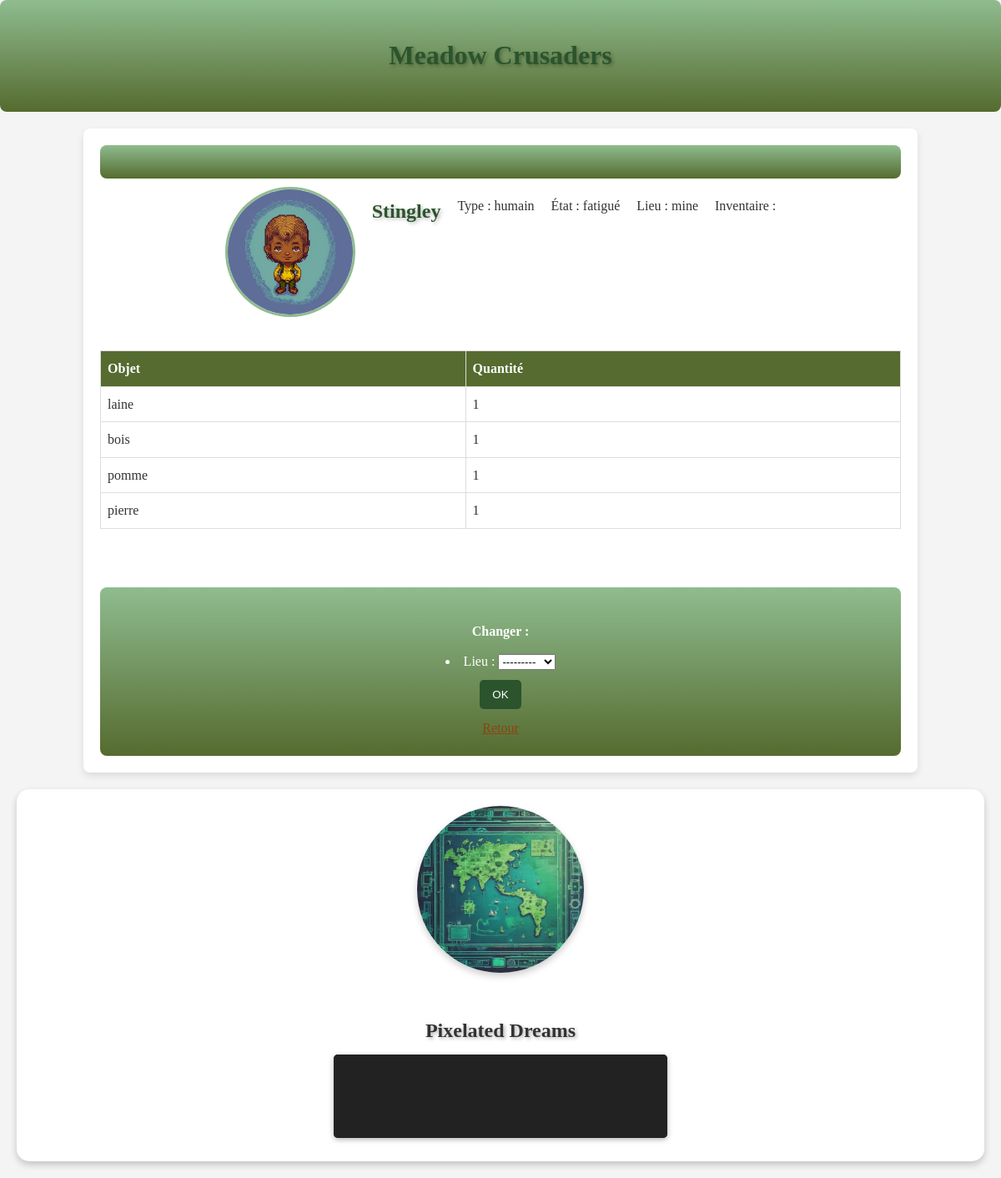
The app's page /chara/Stingley/ with its own data.
### play/models.py (models this page shows, shortened)
class Character(models.Model):
    nom = models.CharField(max_length=100 , primary_key= True)
    etat = models.CharField(max_length=20)
    type = models.CharField(max_length=20 )
    photo = models.CharField(max_length=200)
    lieu = models.ForeignKey(Equipement, on_delete=models.SET_NULL, null=True)
    inventaire = models.JSONField(default=list)

class Equipement(models.Model):
    id = models.CharField(max_length=100 , primary_key= True)
    disponibilite = models.CharField(max_length=20)
    capacite = models.IntegerField()
    photo = models.CharField(max_length=200)
    def __str__(self):
        return self.id

### play/views.py (the view)
# urls.py: path('chara/<str:nom>/', views.chara_detail, name='chara_detail'),
def chara_detail(request,nom):
    chara = get_object_or_404(Character, nom = nom)
    ancien_lieu = chara.lieu
    charas_in_lieu = Character.objects.filter(lieu = ancien_lieu)
    if request.method == "POST":
        form = MoveForm(request.POST, instance=chara)
        if form.is_valid():
            form.save(commit="False")
            nouveau_lieu = get_object_or_404(Equipement, id=chara.lieu.id)
            if nouveau_lieu == ancien_lieu and (chara.etat != "affamé" and chara.lieu != "base"):
                message = f"{chara.nom} est déjà dans ce lieu"
                return render(request, 'play/chara_detail.html', {'chara': chara, 'lieu': chara.lieu, 'form': form, 'message': message, 'charas_in_lieu': charas_in_lieu})
            print("nouveau_lieu : ", nouveau_lieu)
            if nouveau_lieu.disponibilite == "libre":
                print("Le nouveau lieu est bien libre")
                nbr = Character.objects.filter(lieu=nouveau_lieu).count()
                if nouveau_lieu.id == "champs" and chara.etat != "repu":
                    print(" ne peut pas aller travailler la terre dans cet état de fatigu")
                    message = f"{chara.nom} ne peut pas aller travailler la terre dans cet état "
                    return render(request, 'play/chara_detail.html', {'chara': chara, 'lieu': chara.lieu, 'form': form, 'message': message, 'charas_in_lieu': charas_in_lieu})
                if nouveau_lieu.id == "mine" and chara.etat != "repu":
                    print(" ne peut pas aller travailler dans la mine dans cet état de fatigu")
                    message = f"{chara.nom} ne peut pas aller travailler dans la mine dans cet état "
                    return render(request, 'play/chara_detail.html', {'chara': chara, 'lieu': chara.lieu, 'form': form, 'message': message, 'charas_in_lieu': charas_in_lieu})
                if nouveau_lieu.id == "foret" and chara.etat == "fatigué":
                    print(" ne peut pas aller se balader en foret")
                    message = f"{chara.nom} ne peut pas se balader en forêt dans cet état de fatigue"
                    return render(request, 'play/chara_detail.html', {'chara': chara, 'lieu': chara.lieu, 'form': form, 'message': message, 'charas_in_lieu': charas_in_lieu})
                if nbr >= nouveau_lieu.capacite : # On regarde si le lieu est rempli (en comptant le nouveau personnage)
                    print("on est dans le if")
                    nouveau_lieu.disponibilite = "occupé"
                nouveau_lieu.save()
                ancien_lieu.disponibilite = "libre"
                ancien_lieu.save()
                print("nouveau_lieu : " + nouveau_lieu.id)
                if nouveau_lieu.id == "champs" and chara.etat == "repu":
                        chara.etat = "fatigué"
                        n = random.randint(0,3)
                        controle = 0
                        if n == 0 : # ajout de la patate douce
                            for objet in chara.inventaire :
                                if objet[0] == "patate douce" :
                                    objet[1] += 1
                                    controle = 1
                                    break
                            if controle == 0 :
                                chara.inventaire.append(["patate douce" , 1])
                            message =f"{chara.nom} vient de déterrer une patate douce"
                        controle = 0
                        if n == 1 : # ajout de la carotte
                            for objet in chara.inventaire :
                                if objet[0] == "carotte" :
                                    objet[1] += 1
                                    controle = 1
                                    break
                            if controle == 0 :
                                chara.inventaire.append(["carotte" , 1])
                            message = f"{chara.nom} vient de déterrer une carotte"
                        controle = 0
                        if n == 2 : # ajout du navet
                            for objet in chara.inventaire :
                                if objet[0] == "navet" :
                                    objet[1] += 1
                                    controle = 1
                                    break
                            if controle == 0 :
                                chara.inventaire.append(["navet" , 1])
                            message = f"{chara.nom} vient de déterrer un navet"
                        controle = 0
                        if n == 3 : # ajout de l'igname
                            for objet in chara.inventaire :
                                if objet[0] == "igname" :
                                    objet[1] += 1
                                    controle = 1
                                    break
                            if controle == 0 :
                                chara.inventaire.append(["igname" , 1])
                            message = f"{chara.nom} vient de déterrer un igname"
                        chara.save()
                elif nouveau_lieu.id == "mine" and chara.etat == "repu":
                    chara.etat = "fatigué"
                    n = random.randint(0,100)
                    controle = 0
                    if 0 <= n <60 : # ajout de la pierre
                        for objet in chara.inventaire :
                            if objet[0] == "pierre" :
                                objet[1] += 1
                                controle = 1
                                break
                        if controle == 0 :
                            chara.inventaire.append(["pierre" , 1])
                        message = f"{chara.nom} a miné de la pierre !"
                    controle = 0
                    if 60 <= n <80 : # ajout du charbon
                        for objet in chara.inventaire :
                            if objet[0] == "charbon" :
                                objet[1] += 1
                                controle = 1
                                break
                        if controle == 0 :
                            chara.inventaire.append(["charbon" , 1])
                        message = f"{chara.nom} a miné de du charbon !"
                    controle = 0
                    if  80 <= n <95 : # ajout de fer
                        for objet in chara.inventaire :
                            if objet[0] == "fer" :
                                objet[1] += 1
                                controle = 1
                                break
                        if controle == 0 :
                            chara.inventaire.append(["fer" , 1])
                        message = f"{chara.nom} a miné du fer !!"
                    controle = 0
                    if  95 <= n <100 : # ajout d' or
                        for objet in chara.inventaire :
                            if objet[0] == "or" :
                                objet[1] += 1
                                controle = 1
                                break
                        if controle == 0 :
                            chara.inventaire.append(["or" , 1])
                        message = f"{chara.nom} a miné de l'or !!!!!!!!!"
                    chara.save()
                elif nouveau_lieu.id == "base" and chara.etat == "fatigué":
                    chara.etat = "affamé"
                    message = f"{chara.nom} s'est bien reposé(e) dans la base"
                    chara.save()
                elif nouveau_lieu.id == "base" and chara.etat == "affamé":
                    controle1 = 0
                    for objet in chara.inventaire :
                        if objet[0] == "patate douce" or  objet[0] == "pomme" or objet[0] == "navet" or objet[0] == "carotte" or objet[0] == "igname" or  objet[0] == "champignon" or objet[0] == "baie" :
                            objet[1] = objet[1] - 1
                            if objet[1] == 0:
                                chara.inventaire.remove(objet)
                            message = f"{chara.nom} a mangé un(e) " + objet[0] + " dans la base"
                            controle1 = 1
                            chara.etat = "repu"
                        controle1 == 1
                    if controle1 == 0 :
                        message = f"{chara.nom} n'a rien à manger autant aller dans la forêt pour un rammasser un champignon ou deux"
                    chara.save()
                elif nouveau_lieu.id == "foret" and chara.etat == "repu":
                    chara.etat = "fatigué"
                    controle = 0
                    for objet in chara.inventaire :
                        if objet[0] == "bois" :
                            objet[1] += 1
                            controle = 1
                            break
                    if controle == 0 :
                        chara.inventaire.append(["bois" , 1])
                    message = f"{chara.nom} a coupé du bois dans la forêt..."
                    chara.save()
                elif nouveau_lieu.id == "foret" and chara.etat == "affamé":
                    chara.etat = "fatigué"
                    n = random.randint(0,100)
                    controle = 0
                    if 0 <= n <60 : # ajout d'un champignon
                        for objet in chara.inventaire :
                            if objet[0] == "champignon" :
                                objet[1] += 1
                                controle = 1
                                break
                        if controle == 0 :
                            chara.inventaire.append(["champignon" , 1])
                        message = f"{chara.nom} a ramassé un champignon dans la forêt, espérons qu'il soit comestible..."
                    controle = 0
                    if 60 <= n <80 : # ajout du baie
                        for objet in chara.inventaire :
                            if objet[0] == "baie" :
                                objet[1] += 1
                                controle = 1
                                break
                        if controle == 0 :
                            chara.inventaire.append(["baie" , 1])
                        message = f"{chara.nom} a ramassé une baie dans la forêt, espérons qu'elle soit comestible..."
                    controle = 0
                    if  80 <= n <95 : # ajout de pomme
                        for objet in chara.inventaire :
                            if objet[0] == "pomme" :
                                objet[1] += 1
                                controle = 1
                                break
                        if controle == 0 :
                            chara.inventaire.append(["pomme" , 1])
                        message = f"{chara.nom} a ramassé une pomme dans la forêt !"
                    controle = 0
                    if  95 <= n <100 : # ajout de morceaux de étoile
                        for objet in chara.inventaire :
                            if objet[0] == "morceau d'étoile" :
                                objet[1] += 1
                                controle = 1
                                break
                        if controle == 0 :
                            chara.inventaire.append(["morceau d'étoile" , 1])
                        message = f"{chara.nom} a ramassé un ... morceau d'étoile !? À quoi ça pourrait nous servir ?"
                    chara.save()
            else:
                chara.lieu = ancien_lieu
                chara.save()
                occupants = Character.objects.filter(lieu=nouveau_lieu)
                occupants_names = ", ".join([o.nom for o in occupants])
                print(occupants_names)
                message = f"Le lieu est déjà occupé par {occupants_names}"
                return render(request, 'play/chara_detail.html', {'chara': chara, 'lieu': chara.lieu, 'form': form, 'message': message, 'charas_in_lieu': charas_in_lieu})
            return render(request, 'play/chara_detail.html', {'chara': chara, 'lieu': chara.lieu, 'form': form, 'message': message, 'charas_in_lieu': charas_in_lieu})
    else:
        form = MoveForm()
        return render(request,'play/chara_detail.html', {'chara': chara, 'lieu': chara.lieu, 'form': form})

### play/forms.py
class MoveForm(forms.ModelForm):
    class Meta:
        model = Character
        fields = ('lieu',)

### play/templates/play/chara_detail.html (shortened to what this page needs)
{% extends 'play/base.html' %}
{% load static %}
{% block content %}
<div class="page-header">
</div>
<div class="character">
    <img src="{% static chara.photo %}" alt="{{ chara.nom }}">
    <h2>{{ chara.nom }}</h2>
    <p>Type : {{ chara.type }}</p>
    <p>État : {{ chara.etat }}</p>
    <p>Lieu : {{ chara.lieu }}</p>
    <p>Inventaire :
        <table>
            <thead>
                <tr>
                    <th>Objet</th>
                    <th>Quantité</th>
                </tr>
            </thead>
            <tbody>
                {% for item in chara.inventaire %}
                    <tr>
                        <td>{{ item.0 }}</td>
                        <td>{{ item.1 }}</td>
                    </tr>
                {% endfor %}
            </tbody>
        </table>
    </p>
</div>
<div class="page-header">
    <form method="POST" class="post-form">{% csrf_token %}
        <b>Changer :</b> {{ form.as_ul }}
        <button type="submit">OK</button>
        <a href="{% url 'home' %}">Retour</a>
    </form>
</div>
{% endblock %}

### play/static/css/play.css (style rules this page uses)
body { background-color: #f4f4f4; font-family: 'Georgia', serif; color: #333; margin: 0; padding: 0; line-height: 1.6; }
h1, h2 { color: #2b542c; font-family: 'Merriweather', serif; text-shadow: 2px 2px 4px rgba(0, 0, 0, 0.3); }
a { text-decoration: none; color: #2b542c; }
.page-header { background: linear-gradient(to bottom, #8fbc8f, #556b2f); color: white; padding: 20px; text-align: center; border-radius: 8px; }
.character { display: flex; flex-wrap: wrap; gap: 20px; justify-content: center; padding: 10px 0; }
.character img { width: 150px; height: 150px; object-fit: cover; border-radius: 50%; border: 3px solid #8fbc8f; }
.character h2, .character p { text-align: center; margin: 10px 0; }
.character table { width: 100%; border-collapse: collapse; margin: 20px 0; }
.character table th, .character table td { border: 1px solid #ddd; padding: 8px; text-align: left; }
.character table th { background-color: #556b2f; color: white; }
form { display: flex; flex-direction: column; gap: 10px; align-items: center; margin-top: 20px; }
form button { background-color: #2b542c; color: white; padding: 10px 15px; border: none; border-radius: 5px; cursor: pointer; }
form a { text-decoration: underline; color: #8b4513; }

### records on screen
Character: photo+nom (picture), nom "Stingley", type "humain", etat "fatigué", lieu "mine"

### other values on screen
{{ item.0 }} "laine" "bois" "pomme" "pierre"
{{ item.1 }} "1" "1" "1" "1"
